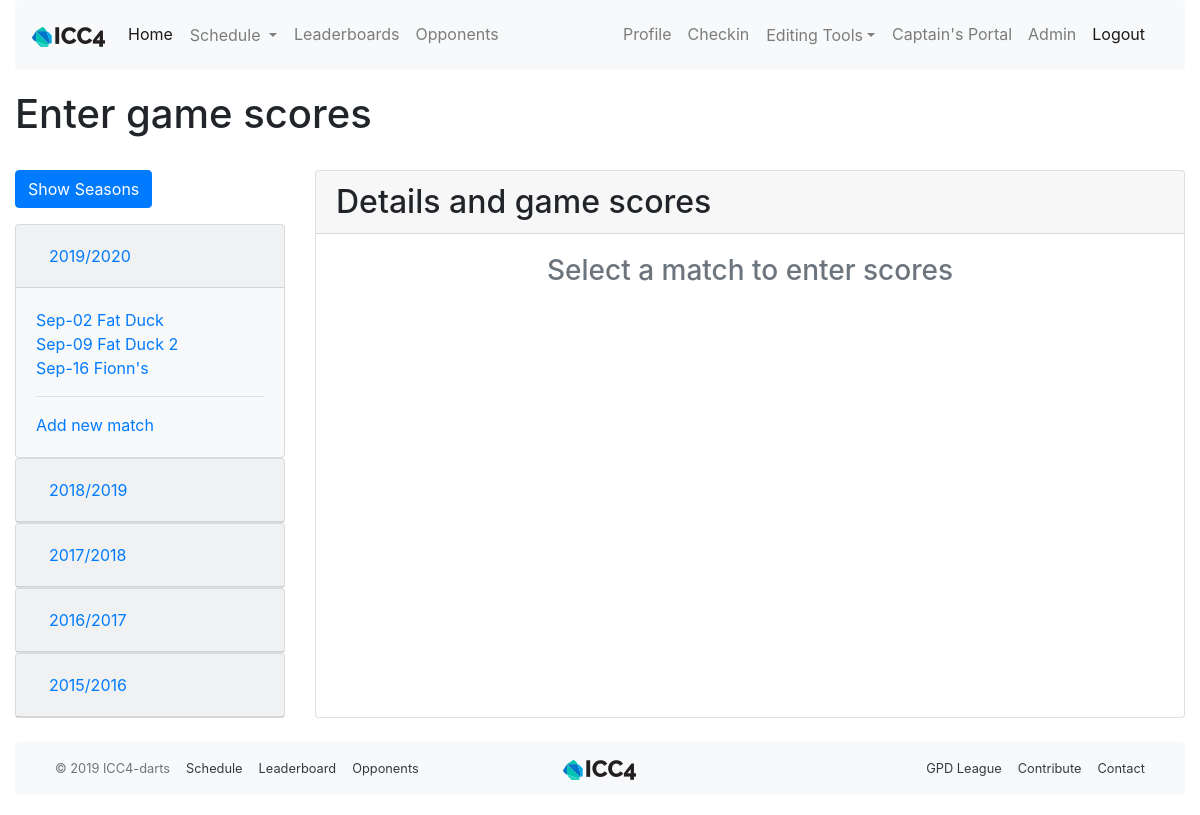
Before: /enter_score (signed in) with the older database file.
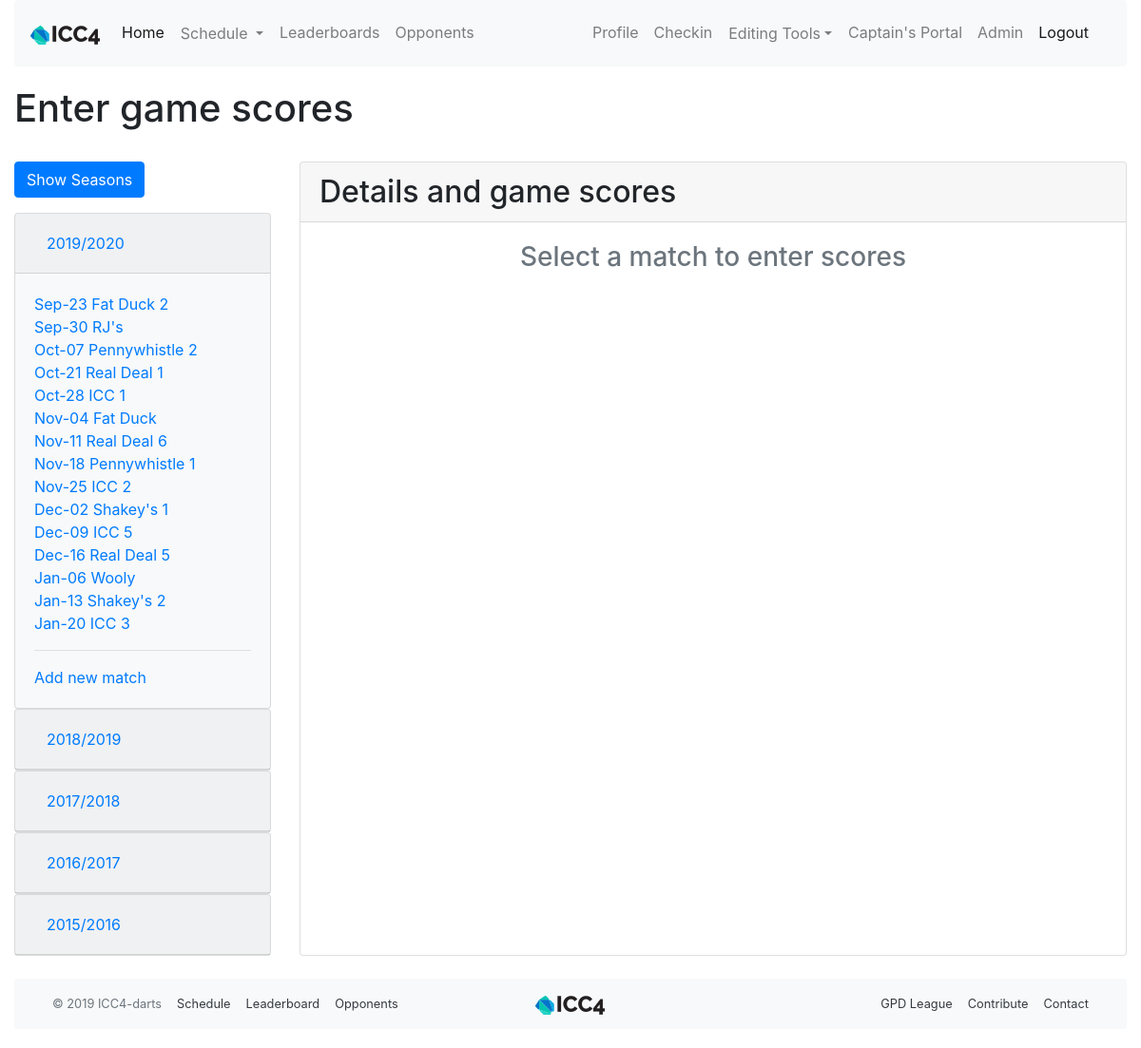
After: the same page with the newer database file.
### app/models.py (models this page shows, shortened)
class Season(db.Model):
    id = db.Column(db.Integer, primary_key=True)
    season_name = db.Column(db.String(64), index=True, unique=True)
    start_date = db.Column(db.Date, index=True)
    end_date = db.Column(db.Date, index=True)
    matches = db.relationship('Match', back_populates='season', lazy='dynamic')

class Match(db.Model):
    id = db.Column(db.Integer, primary_key=True)
    opponent_id = db.Column(db.Integer, db. ForeignKey('team.id'))
    opponent = db.relationship('Team', back_populates='matches')
    date = db.Column(db.Date, index=True, default=date.today())
    location = db.Column(db.String(64))
    home_away = db.Column(db.String(32), index=True)
    match_type = db.Column(db.String(32), index=True)
    games = db.relationship('Game', back_populates='match', lazy='dynamic')
    team_score = db.Column(db.Integer, index=True)
    opponent_score = db.Column(db.Integer, index=True)
    win = db.Column(db.Boolean, index=True, default=None)
    overtime = db.Column(db.Boolean, index=True, default=False)
    match_summary = db.Column(db.String(512))
    food = db.Column(db.String(128))
    season_id = db.Column(db.Integer, db. ForeignKey('season.id'))
    season = db.relationship('Season', back_populates='matches')
    match_stats = db.relationship('MatchStats', uselist=False, back_populates='match')
    high_scores = db.relationship('HighScore', back_populates='match', lazy='dynamic')
    low_scores = db.relationship('LowScore', back_populates='match', lazy='dynamic')
    checked_players = association_proxy('checked_players_association', 'player')
    reminder_email_sent = db.Column(db.Date)

class Team(db.Model):
    id = db.Column(db.Integer, primary_key=True)
    name = db.Column(db.String(64), index=True, unique=True)
    home_location = db.Column(db.String(64), index=True)
    address = db.Column(db.String(128), index=True)
    matches = db.relationship('Match', back_populates='opponent', lazy='dynamic')

### app/main/routes.py (the view, shortened to what this page needs)
@bp.route('/enter_score',  methods=['GET', 'POST'], defaults={'id': None})
@bp.route('/enter_score/<id>',  methods=['GET', 'POST'])
@login_required
@check_verification
@check_role(['admin','captain','assistant'])
def enter_score(id):
    match = Match.query.filter_by(id=id).first()
    form = EnterScoresForm(obj=match)
    all_seasons = Season.query.order_by(Season.start_date.desc()).all()
    hl_form = HLScoreForm()
    if hl_form.add_btn.data:
        new_row = hl_form.hl_scores.append_entry()
        new_row.player.choices = [(p.nickname,p.nickname) for p in Player.query.all()]
        return render_template('enter_score.html', title='Enter Scores',
        form=form, hl_form=hl_form, match=match)
    if hl_form.rem_btn.data:
        hl_form.hl_scores.pop_entry()
        return render_template('enter_score.html', title='Enter Scores',
        form=form, hl_form=hl_form, match=match)
    if request.method=='GET' and match is not None:
        form.load_games(match)
        hl_form.load_scores(match)
    if request.method=='POST' and match is not None:
        form.load_games(match)
        hl_form.load_scores(match)
    return render_template('enter_score.html', title='Enter Scores',
        form=form, hl_form=hl_form, match=match, all_seasons=all_seasons)

### app/main/routes.py (called while the page is built)
@bp.before_request
def before_request():
    g.all_seasons = Season.query.order_by(Season.start_date.desc()).all()

### app/models.py (called while the page is built)
@login.user_loader
def load_user(id):
    return User.query.get(int(id))

    def check_role(self, roles):
        if self.role in roles:
            return True
        else:
            return False

### app/templates/enter_score.html (shortened to what the changed rows need)
{% extends "base.html" %}
{% import 'bootstrap/wtf.html' as wtf %}
{% block app_content %}
<h1>Enter game scores</h1>
<br>
<div class="row">
  <div class="col-md-3">
    <div class="collapse multi-collapse" id="allSeasonCollapse">
      <div id="accordion">
        {% for season in g.all_seasons %}
        <div class="card bg-light">
          <div class="card-header" id="heading{{season.id}}">
            <h5 class="mb-0">
              <button class="btn btn-link" data-toggle="collapse" data-target="#collapse{{season.id}}" aria-expanded="true" aria-controls="collapse{{season.id}}">
                {{ season.season_name }}
              </button>
            </h5>
          </div>
          <div id="collapse{{season.id}}" class="collapse" aria-labelledby="heading{{season.id}}" data-parent="#accordion">
            <div class="card-body">
              <ul class="list-unstyled">
                {% for m in season.matches|sort(attribute='date') %}
                <li>
                  <a href="{{ url_for('main.enter_score', id=m.id) }}">{{ m.date.strftime('%b-%d') }} {{ m.opponent.name }}</a>
                </li>
                {% endfor %}
              </ul>
              <hr>
              <a href="{{ url_for('main.match_edit') }}">Add new match</a>
            </div>
          </div>
        </div>
        {% endfor %}
      </div>
    </div>
  </div>
  <div class="col-md-9">
  {% if match %}
    <div class="card">
      <h2 class="card-header">Details and game scores</h2>
      <div class="card-body">
      <h3 class="text-center text-muted">{{ match.opponent.name }} {{ match.home_away }} game on {{ match.date.strftime('%Y-%m-%d') }}</h3>
        <form class="form" method="post" role="form">
          {{ form.csrf_token }}
          {{ form.hidden_tag() }}
          {{ wtf.form_errors(form, hiddens="only") }}
          <div class="col-md-6 col-xs-12 my-1">
            <div class="form-row my-0">
              <div class="col-md-3">
              {{ wtf.form_field(form.team_score,class="form-control form-control-sm") }}
              </div>
              <div class="col-md-3">
              {{ wtf.form_field(form.opponent_score,class="form-control form-control-sm") }}
              </div>
              <div class="col-md-6 pt-2 text-center mb-3">
              {{ form.win() }} {{ form.win.label(class="form-check-label") }}
                <div class="w-100"></div>
              {{ form.overtime() }} {{ form.overtime.label(class="form-check-label") }}
              </div>
            </div>
            <div class="form-row my-0">
              <div class="col-md-12">
            {{ wtf.form_field(form.food,class="form-control form-control-sm") }}
              </div>
            </div>
          </div>
          <div class="col-md-6 col-xs-12 my-1">
            {{ wtf.form_field(form.match_summary, rows='5',class="form-control form-control-sm") }}
          </div>
          {{ wtf.form_field(form.submit_details, button_map={'submit_details': 'primary my-1 btn-block'}) }}
          <br>
          <div class="col-xs-12 my-1">
          <h4>701 doubles</h4>
          {% for game in form.d701 %}
          {% include '_doubles_game.html' %}
          {% endfor %}
          </div>
          <div class="col-xs-12 my-1">
          <h4>501 doubles</h4>
          {% for game in form.d501 %}
          {% include '_doubles_game.html' %}
          {% endfor %}
          </div>
          <div class="col-xs-12 my-1">
          <h4>501 singles</h4>
          {% for game in form.s501 %}
          {% include '_singles_game.html' %}
          {% endfor %}
        </div>
          {{ wtf.form_field(form.submit_scores, button_map={'submit_scores': 'primary my-1 btn-block'}) }}
        </form>
      </div>
    </div>
    <div id="hl_scores" class="card">
      <h2 class="card-header">High and low scores</h2>
      <small class="p-2">Use a <i>*</i> or <i>o</i> to indicate a high score as a big out, e.g. <i>96*</i> or <i>104o</i>.</small>
      <div class="card-body">
        <form class="form" method="post" role="form">
        {{ hl_form.csrf_token }}
        {{ hl_form.hidden_tag() }}
        {{ wtf.form_errors(hl_form, hiddens="only") }}
        <div class="row">
          <div class="form-group col-sm-2">
          </div>
          <div class="form-group col-sm-5 mx-auto text-center border border-info">High scores
          </div>
          <div class="form-group col-sm-5 mx-auto text-center border border-danger">Low scores
          </div>
        </div>
        {% for score in hl_form.hl_scores %}
        {% include '_hl_score.html' %}
        {% endfor %}
        {{ wtf.form_field(hl_form.add_btn, button_map={'add_btn': 'primary my-1 btn-sm'}) }}
        {{ wtf.form_field(hl_form.rem_btn, button_map={'rem_btn': 'secondary my-1 btn-sm'}) }}
        {{ wtf.form_field(hl_form.submit_hl_scores, button_map={'submit_hl_scores': 'primary my-1 btn-block'}) }}
        </form>
      </div>
    </div>
  {% else %}
    <div class="card h-100">
      <h2 class="card-header">Details and game scores</h2>
    </div>
    {% endif %}
  </div>
</div>
{% endblock %}

Changed rows visible on the page:
removed Match: date "Sep-02", opponent.name "Fat Duck", shown under Season (number 1 of 5 on the later page)
removed Match: date "Sep-09", opponent.name "Fat Duck 2", shown under Season (number 1 of 5 on the later page)
removed Match: date "Sep-16", opponent.name "Fionn's", shown under Season (number 1 of 5 on the later page)
added Match: date "Sep-23", opponent.name "Fat Duck 2", shown under Season (number 1 of 5 on the later page)
added Match: date "Sep-30", opponent.name "RJ's", shown under Season (number 1 of 5 on the later page)
added Match: date "Oct-07", opponent.name "Pennywhistle 2", shown under Season (number 1 of 5 on the later page)
added Match: date "Oct-21", opponent.name "Real Deal 1", shown under Season (number 1 of 5 on the later page)
added Match: date "Oct-28", opponent.name "ICC 1", shown under Season (number 1 of 5 on the later page)
added Match: date "Nov-04", opponent.name "Fat Duck", shown under Season (number 1 of 5 on the later page)
added Match: date "Nov-11", opponent.name "Real Deal 6", shown under Season (number 1 of 5 on the later page)
added Match: date "Nov-18", opponent.name "Pennywhistle 1", shown under Season (number 1 of 5 on the later page)
added Match: date "Nov-25", opponent.name "ICC 2", shown under Season (number 1 of 5 on the later page)
added Match: date "Dec-02", opponent.name "Shakey's 1", shown under Season (number 1 of 5 on the later page)
added Match: date "Dec-09", opponent.name "ICC 5", shown under Season (number 1 of 5 on the later page)
added Match: date "Dec-16", opponent.name "Real Deal 5", shown under Season (number 1 of 5 on the later page)
added Match: date "Jan-06", opponent.name "Wooly", shown under Season (number 1 of 5 on the later page)
added Match: date "Jan-13", opponent.name "Shakey's 2", shown under Season (number 1 of 5 on the later page)
added Match: date "Jan-20", opponent.name "ICC 3", shown under Season (number 1 of 5 on the later page)
